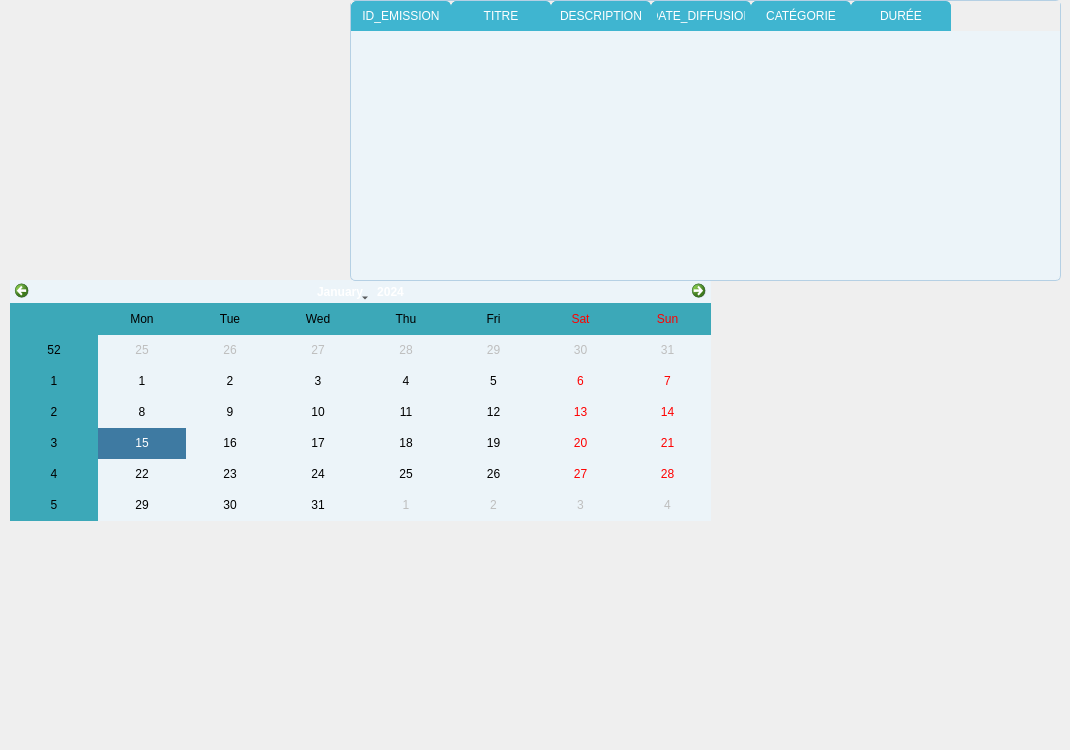
    <widget class="QWidget" name="widget">
     <attribute name="title">
      <string>calendrier</string>
     </attribute>
     <widget class="QLabel" name="label_34">
      <property name="geometry">
       <rect>
        <x>10</x>
        <y>10</y>
        <width>81</width>
        <height>71</height>
       </rect>
      </property>
      <property name="text">
       <string/>
      </property>
      <property name="pixmap">
       <pixmap>../emission/logo.png</pixmap>
      </property>
     </widget>
     <widget class="QCalendarWidget" name="calendarWidget_2">
      <property name="geometry">
       <rect>
        <x>10</x>
        <y>280</y>
        <width>701</width>
        <height>241</height>
       </rect>
      </property>
      <property name="styleSheet">
       <string notr="true">background-color: rgb(236, 244, 249);
alternate-background-color: rgb(60, 168, 184);
selection-background-color: rgb(62, 122, 162);</string>
      </property>
     </widget>
     <widget class="QLabel" name="label_33">
      <property name="geometry">
       <rect>
        <x>0</x>
        <y>-70</y>
        <width>1061</width>
        <height>741</height>
       </rect>
      </property>
      <property name="text">
       <string/>
      </property>
      <property name="pixmap">
       <pixmap>../emission/Design sans titre.jpg</pixmap>
      </property>
     </widget>
     <widget class="QTableWidget" name="tableWidget_2">
      <property name="geometry">
       <rect>
        <x>350</x>
        <y>0</y>
        <width>711</width>
        <height>281</height>
       </rect>
      </property>
      <property name="styleSheet">
       <string notr="true">/* QTableWidget style */
QTableWidget {
    background-color: #ecf4f9;      /* Light blue background color */
    alternate-background-color: #d3e8f5;  /* Alternate row background color */
    selection-background-color: #3fb5d0;  /* Light blue selection background color */
    color: #333333;                 /* Dark gray text color */
    border: 1px solid #b5d0e4;      /* Light blue border */
    border-radius: 5px;             /* Rounded corners */
}

/* Header style */
QHeaderView::section {
    background-color: #3fb5d0;      /* Light blue background color for header */
    color: white;                   /* White text color */
    padding: 5px;                   /* Padding for header */
    border: 1px solid #3fb5d0;      /* Light blue border for header */
}

/* Horizontal header style */
QHeaderView::section:horizontal {
    border-top-left-radius: 5px;    /* Rounded corners for the top-left header */
    border-top-right-radius: 5px;   /* Rounded corners for the top-right header */
}

/* Vertical header style */
QHeaderView::section:vertical {
    border-bottom-left-radius: 5px; /* Rounded corners for the bottom-left header */
    border-top-left-radius: 5px;    /* Rounded corners for the top-left header */
}

/* Cell style */
QTableWidget::item {
    padding: 5px;                   /* Padding for cell */
    border: 1px solid #b5d0e4;      /* Light blue border for cell */
}

/* Selected cell style */
QTableWidget::item:selected {
    background-color: #329bb0;      /* Slightly darker blue background color for selected cell */
    color: white;                   /* White text color for selected cell */
}
</string>
      </property>
      <column>
       <property name="text">
        <string>ID_EMISSION</string>
       </property>
      </column>
      <column>
       <property name="text">
        <string>TITRE</string>
       </property>
      </column>
      <column>
       <property name="text">
        <string>DESCRIPTION</string>
       </property>
      </column>
      <column>
       <property name="text">
        <string>DATE_DIFFUSION</string>
       </property>
      </column>
      <column>
       <property name="text">
        <string>CATÉGORIE</string>
       </property>
      </column>
      <column>
       <property name="text">
        <string>DURÉE</string>
       </property>
      </column>
     </widget>
     <zorder>label_33</zorder>
     <zorder>label_34</zorder>
     <zorder>calendarWidget_2</zorder>
     <zorder>tableWidget_2</zorder>
    </widget>
